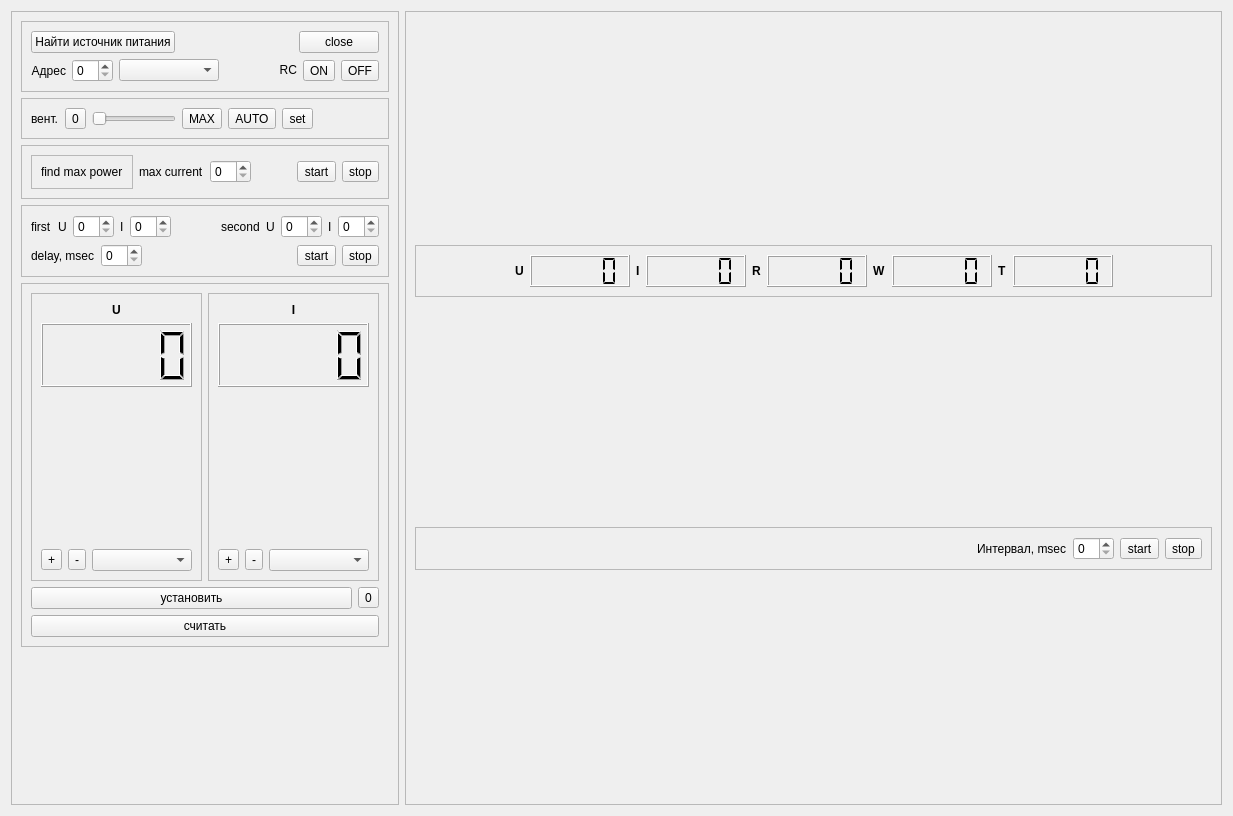
<?xml version="1.0" encoding="UTF-8"?>
<ui version="4.0">
 <class>B590</class>
 <widget class="QWidget" name="B590">
  <property name="geometry">
   <rect>
    <x>0</x>
    <y>0</y>
    <width>1233</width>
    <height>816</height>
   </rect>
  </property>
  <property name="sizePolicy">
   <sizepolicy hsizetype="Fixed" vsizetype="Fixed">
    <horstretch>0</horstretch>
    <verstretch>0</verstretch>
   </sizepolicy>
  </property>
  <property name="windowTitle">
   <string>Dialog</string>
  </property>
  <layout class="QVBoxLayout" name="verticalLayout_6">
   <item>
    <layout class="QHBoxLayout" name="horizontalLayout_17">
     <item>
      <widget class="QFrame" name="frame_2">
       <property name="sizePolicy">
        <sizepolicy hsizetype="Fixed" vsizetype="Preferred">
         <horstretch>0</horstretch>
         <verstretch>0</verstretch>
        </sizepolicy>
       </property>
       <property name="frameShape">
        <enum>QFrame::StyledPanel</enum>
       </property>
       <property name="frameShadow">
        <enum>QFrame::Raised</enum>
       </property>
       <layout class="QVBoxLayout" name="verticalLayout_13">
        <item>
         <widget class="QFrame" name="frame_4">
          <property name="frameShape">
           <enum>QFrame::StyledPanel</enum>
          </property>
          <property name="frameShadow">
           <enum>QFrame::Raised</enum>
          </property>
          <layout class="QVBoxLayout" name="verticalLayout_8">
           <item>
            <layout class="QHBoxLayout" name="horizontalLayout_9">
             <item>
              <widget class="QPushButton" name="bt_search_power_supply">
               <property name="text">
                <string>Найти источник питания</string>
               </property>
              </widget>
             </item>
             <item>
              <spacer name="horizontalSpacer_4">
               <property name="orientation">
                <enum>Qt::Horizontal</enum>
               </property>
               <property name="sizeHint" stdset="0">
                <size>
                 <width>40</width>
                 <height>20</height>
                </size>
               </property>
              </spacer>
             </item>
             <item>
              <widget class="QPushButton" name="btn_close_connect">
               <property name="text">
                <string>close</string>
               </property>
              </widget>
             </item>
            </layout>
           </item>
           <item>
            <layout class="QHBoxLayout" name="horizontalLayout_2">
             <item>
              <widget class="QLabel" name="label_4">
               <property name="text">
                <string>Адрес</string>
               </property>
               <property name="alignment">
                <set>Qt::AlignRight|Qt::AlignTrailing|Qt::AlignVCenter</set>
               </property>
              </widget>
             </item>
             <item>
              <widget class="QSpinBox" name="sb_address"/>
             </item>
             <item>
              <widget class="QComboBox" name="cb_state_powersupply">
               <property name="minimumSize">
                <size>
                 <width>100</width>
                 <height>0</height>
                </size>
               </property>
              </widget>
             </item>
             <item>
              <spacer name="horizontalSpacer_6">
               <property name="orientation">
                <enum>Qt::Horizontal</enum>
               </property>
               <property name="sizeHint" stdset="0">
                <size>
                 <width>40</width>
                 <height>20</height>
                </size>
               </property>
              </spacer>
             </item>
             <item>
              <widget class="QLabel" name="label_7">
               <property name="sizePolicy">
                <sizepolicy hsizetype="Fixed" vsizetype="Fixed">
                 <horstretch>0</horstretch>
                 <verstretch>0</verstretch>
                </sizepolicy>
               </property>
               <property name="text">
                <string>RC</string>
               </property>
               <property name="alignment">
                <set>Qt::AlignRight|Qt::AlignTrailing|Qt::AlignVCenter</set>
               </property>
              </widget>
             </item>
             <item>
              <widget class="QToolButton" name="btn_rc_on">
               <property name="text">
                <string>ON</string>
               </property>
              </widget>
             </item>
             <item>
              <widget class="QToolButton" name="btn_rc_off">
               <property name="text">
                <string>OFF</string>
               </property>
              </widget>
             </item>
            </layout>
           </item>
          </layout>
         </widget>
        </item>
        <item>
         <widget class="QFrame" name="frame_10">
          <property name="frameShape">
           <enum>QFrame::StyledPanel</enum>
          </property>
          <property name="frameShadow">
           <enum>QFrame::Raised</enum>
          </property>
          <layout class="QHBoxLayout" name="horizontalLayout_11">
           <item>
            <widget class="QLabel" name="label_5">
             <property name="text">
              <string>вент.</string>
             </property>
            </widget>
           </item>
           <item>
            <widget class="QToolButton" name="btn_vent_speed_0">
             <property name="text">
              <string>0</string>
             </property>
            </widget>
           </item>
           <item>
            <widget class="QSlider" name="sl_vent_speed">
             <property name="orientation">
              <enum>Qt::Horizontal</enum>
             </property>
            </widget>
           </item>
           <item>
            <widget class="QToolButton" name="btn_vent_speed_MAX">
             <property name="text">
              <string>MAX</string>
             </property>
            </widget>
           </item>
           <item>
            <widget class="QToolButton" name="btn_vent_speed_AUTO">
             <property name="text">
              <string>AUTO</string>
             </property>
            </widget>
           </item>
           <item>
            <widget class="QToolButton" name="btn_vent_speed">
             <property name="text">
              <string>set</string>
             </property>
            </widget>
           </item>
           <item>
            <spacer name="horizontalSpacer_8">
             <property name="orientation">
              <enum>Qt::Horizontal</enum>
             </property>
             <property name="sizeHint" stdset="0">
              <size>
               <width>40</width>
               <height>20</height>
              </size>
             </property>
            </spacer>
           </item>
          </layout>
         </widget>
        </item>
        <item>
         <widget class="QFrame" name="frame_5">
          <property name="frameShape">
           <enum>QFrame::StyledPanel</enum>
          </property>
          <property name="frameShadow">
           <enum>QFrame::Raised</enum>
          </property>
          <layout class="QHBoxLayout" name="horizontalLayout_10">
           <item>
            <widget class="QFrame" name="frame_12">
             <property name="frameShape">
              <enum>QFrame::StyledPanel</enum>
             </property>
             <property name="frameShadow">
              <enum>QFrame::Raised</enum>
             </property>
             <layout class="QHBoxLayout" name="horizontalLayout_16">
              <item>
               <widget class="QLabel" name="label_8">
                <property name="text">
                 <string>find max power</string>
                </property>
               </widget>
              </item>
             </layout>
            </widget>
           </item>
           <item>
            <widget class="QLabel" name="label_10">
             <property name="text">
              <string>max current</string>
             </property>
            </widget>
           </item>
           <item>
            <widget class="QSpinBox" name="sb_max_current"/>
           </item>
           <item>
            <spacer name="horizontalSpacer_2">
             <property name="orientation">
              <enum>Qt::Horizontal</enum>
             </property>
             <property name="sizeHint" stdset="0">
              <size>
               <width>40</width>
               <height>20</height>
              </size>
             </property>
            </spacer>
           </item>
           <item>
            <widget class="QToolButton" name="btn_find_start">
             <property name="text">
              <string>start</string>
             </property>
            </widget>
           </item>
           <item>
            <widget class="QToolButton" name="btn_find_stop">
             <property name="text">
              <string>stop</string>
             </property>
            </widget>
           </item>
          </layout>
         </widget>
        </item>
        <item>
         <widget class="QFrame" name="frame_8">
          <property name="frameShape">
           <enum>QFrame::StyledPanel</enum>
          </property>
          <property name="frameShadow">
           <enum>QFrame::Raised</enum>
          </property>
          <layout class="QVBoxLayout" name="verticalLayout_5">
           <item>
            <layout class="QHBoxLayout" name="horizontalLayout_14">
             <item>
              <widget class="QLabel" name="label_11">
               <property name="text">
                <string>first</string>
               </property>
              </widget>
             </item>
             <item>
              <widget class="QLabel" name="label_12">
               <property name="text">
                <string>U</string>
               </property>
              </widget>
             </item>
             <item>
              <widget class="QSpinBox" name="sb_first_U"/>
             </item>
             <item>
              <widget class="QLabel" name="label_13">
               <property name="text">
                <string>I</string>
               </property>
              </widget>
             </item>
             <item>
              <widget class="QSpinBox" name="sb_first_I"/>
             </item>
             <item>
              <spacer name="horizontalSpacer_3">
               <property name="orientation">
                <enum>Qt::Horizontal</enum>
               </property>
               <property name="sizeHint" stdset="0">
                <size>
                 <width>40</width>
                 <height>20</height>
                </size>
               </property>
              </spacer>
             </item>
             <item>
              <widget class="QLabel" name="label_14">
               <property name="text">
                <string>second</string>
               </property>
              </widget>
             </item>
             <item>
              <widget class="QLabel" name="label_15">
               <property name="text">
                <string>U</string>
               </property>
              </widget>
             </item>
             <item>
              <widget class="QSpinBox" name="sb_second_U"/>
             </item>
             <item>
              <widget class="QLabel" name="label_16">
               <property name="text">
                <string>I</string>
               </property>
              </widget>
             </item>
             <item>
              <widget class="QSpinBox" name="sb_second_I"/>
             </item>
            </layout>
           </item>
           <item>
            <layout class="QHBoxLayout" name="horizontalLayout_3">
             <item>
              <widget class="QLabel" name="label_18">
               <property name="text">
                <string>delay, msec</string>
               </property>
              </widget>
             </item>
             <item>
              <widget class="QSpinBox" name="sb_delay_msec"/>
             </item>
             <item>
              <spacer name="horizontalSpacer_5">
               <property name="orientation">
                <enum>Qt::Horizontal</enum>
               </property>
               <property name="sizeHint" stdset="0">
                <size>
                 <width>40</width>
                 <height>20</height>
                </size>
               </property>
              </spacer>
             </item>
             <item>
              <widget class="QToolButton" name="btn_test_start">
               <property name="text">
                <string>start</string>
               </property>
              </widget>
             </item>
             <item>
              <widget class="QToolButton" name="btn_test_stop">
               <property name="text">
                <string>stop</string>
               </property>
              </widget>
             </item>
            </layout>
           </item>
          </layout>
         </widget>
        </item>
        <item>
         <widget class="QFrame" name="frame_3">
          <property name="frameShape">
           <enum>QFrame::StyledPanel</enum>
          </property>
          <property name="frameShadow">
           <enum>QFrame::Raised</enum>
          </property>
          <layout class="QVBoxLayout" name="verticalLayout_7">
           <item>
            <layout class="QHBoxLayout" name="horizontalLayout">
             <item>
              <widget class="QFrame" name="frame_6">
               <property name="frameShape">
                <enum>QFrame::StyledPanel</enum>
               </property>
               <property name="frameShadow">
                <enum>QFrame::Raised</enum>
               </property>
               <layout class="QVBoxLayout" name="verticalLayout_9">
                <item>
                 <layout class="QVBoxLayout" name="verticalLayout_4">
                  <item>
                   <widget class="QLabel" name="label_2">
                    <property name="font">
                     <font>
                      <weight>75</weight>
                      <bold>true</bold>
                     </font>
                    </property>
                    <property name="text">
                     <string>U</string>
                    </property>
                    <property name="alignment">
                     <set>Qt::AlignCenter</set>
                    </property>
                   </widget>
                  </item>
                  <item>
                   <widget class="QLCDNumber" name="lcd_U">
                    <property name="minimumSize">
                     <size>
                      <width>0</width>
                      <height>64</height>
                     </size>
                    </property>
                   </widget>
                  </item>
                  <item>
                   <layout class="QHBoxLayout" name="horizontalLayout_5">
                    <item>
                     <widget class="QwtKnob" name="knob_U" native="true">
                      <property name="sizePolicy">
                       <sizepolicy hsizetype="Fixed" vsizetype="Fixed">
                        <horstretch>0</horstretch>
                        <verstretch>0</verstretch>
                       </sizepolicy>
                      </property>
                      <property name="minimumSize">
                       <size>
                        <width>150</width>
                        <height>150</height>
                       </size>
                      </property>
                     </widget>
                    </item>
                   </layout>
                  </item>
                  <item>
                   <layout class="QHBoxLayout" name="horizontalLayout_12">
                    <item>
                     <widget class="QToolButton" name="btn_inc_U">
                      <property name="text">
                       <string>+</string>
                      </property>
                      <property name="icon">
                       <iconset resource="../../../../image/image.qrc">
                        <normaloff>:/image/plus.png</normaloff>:/image/plus.png</iconset>
                      </property>
                     </widget>
                    </item>
                    <item>
                     <widget class="QToolButton" name="btn_dec_U">
                      <property name="text">
                       <string>-</string>
                      </property>
                      <property name="icon">
                       <iconset resource="../../../../image/image.qrc">
                        <normaloff>:/image/minus.png</normaloff>:/image/minus.png</iconset>
                      </property>
                     </widget>
                    </item>
                    <item>
                     <widget class="QComboBox" name="cb_U"/>
                    </item>
                   </layout>
                  </item>
                 </layout>
                </item>
               </layout>
              </widget>
             </item>
             <item>
              <widget class="QFrame" name="frame_7">
               <property name="frameShape">
                <enum>QFrame::StyledPanel</enum>
               </property>
               <property name="frameShadow">
                <enum>QFrame::Raised</enum>
               </property>
               <layout class="QVBoxLayout" name="verticalLayout_10">
                <item>
                 <layout class="QVBoxLayout" name="verticalLayout_3">
                  <item>
                   <widget class="QLabel" name="label_3">
                    <property name="font">
                     <font>
                      <weight>75</weight>
                      <bold>true</bold>
                     </font>
                    </property>
                    <property name="text">
                     <string>I</string>
                    </property>
                    <property name="alignment">
                     <set>Qt::AlignCenter</set>
                    </property>
                   </widget>
                  </item>
                  <item>
                   <widget class="QLCDNumber" name="lcd_I">
                    <property name="minimumSize">
                     <size>
                      <width>0</width>
                      <height>64</height>
                     </size>
                    </property>
                   </widget>
                  </item>
                  <item>
                   <layout class="QHBoxLayout" name="horizontalLayout_6">
                    <item>
                     <widget class="QwtKnob" name="knob_I" native="true">
                      <property name="sizePolicy">
                       <sizepolicy hsizetype="Fixed" vsizetype="Fixed">
                        <horstretch>0</horstretch>
                        <verstretch>0</verstretch>
                       </sizepolicy>
                      </property>
                      <property name="minimumSize">
                       <size>
                        <width>150</width>
                        <height>150</height>
                       </size>
                      </property>
                     </widget>
                    </item>
                   </layout>
                  </item>
                  <item>
                   <layout class="QHBoxLayout" name="horizontalLayout_13">
                    <item>
                     <widget class="QToolButton" name="btn_inc_I">
                      <property name="text">
                       <string>+</string>
                      </property>
                      <property name="icon">
                       <iconset resource="../../../../image/image.qrc">
                        <normaloff>:/image/plus.png</normaloff>:/image/plus.png</iconset>
                      </property>
                     </widget>
                    </item>
                    <item>
                     <widget class="QToolButton" name="btn_dec_I">
                      <property name="text">
                       <string>-</string>
                      </property>
                      <property name="icon">
                       <iconset resource="../../../../image/image.qrc">
                        <normaloff>:/image/minus.png</normaloff>:/image/minus.png</iconset>
                      </property>
                     </widget>
                    </item>
                    <item>
                     <widget class="QComboBox" name="cb_I"/>
                    </item>
                   </layout>
                  </item>
                 </layout>
                </item>
               </layout>
              </widget>
             </item>
            </layout>
           </item>
           <item>
            <layout class="QHBoxLayout" name="horizontalLayout_4">
             <item>
              <widget class="QPushButton" name="btn_set_UI">
               <property name="text">
                <string>установить</string>
               </property>
              </widget>
             </item>
             <item>
              <widget class="QToolButton" name="btn_0">
               <property name="text">
                <string>0</string>
               </property>
              </widget>
             </item>
            </layout>
           </item>
           <item>
            <widget class="QPushButton" name="btn_get_UI">
             <property name="text">
              <string>считать</string>
             </property>
            </widget>
           </item>
          </layout>
         </widget>
        </item>
        <item>
         <spacer name="verticalSpacer">
          <property name="orientation">
           <enum>Qt::Vertical</enum>
          </property>
          <property name="sizeHint" stdset="0">
           <size>
            <width>20</width>
            <height>40</height>
           </size>
          </property>
         </spacer>
        </item>
       </layout>
      </widget>
     </item>
     <item>
      <widget class="QFrame" name="frame_9">
       <property name="frameShape">
        <enum>QFrame::StyledPanel</enum>
       </property>
       <property name="frameShadow">
        <enum>QFrame::Raised</enum>
       </property>
       <layout class="QVBoxLayout" name="verticalLayout_2">
        <item>
         <widget class="QFrame" name="frame_11">
          <property name="sizePolicy">
           <sizepolicy hsizetype="Preferred" vsizetype="Fixed">
            <horstretch>0</horstretch>
            <verstretch>0</verstretch>
           </sizepolicy>
          </property>
          <property name="frameShape">
           <enum>QFrame::StyledPanel</enum>
          </property>
          <property name="frameShadow">
           <enum>QFrame::Raised</enum>
          </property>
          <layout class="QHBoxLayout" name="horizontalLayout_8">
           <item>
            <spacer name="horizontalSpacer_7">
             <property name="orientation">
              <enum>Qt::Horizontal</enum>
             </property>
             <property name="sizeHint" stdset="0">
              <size>
               <width>40</width>
               <height>20</height>
              </size>
             </property>
            </spacer>
           </item>
           <item>
            <widget class="QLabel" name="label_19">
             <property name="font">
              <font>
               <weight>75</weight>
               <bold>true</bold>
              </font>
             </property>
             <property name="text">
              <string>U</string>
             </property>
            </widget>
           </item>
           <item>
            <widget class="QLCDNumber" name="lcd_U_in">
             <property name="minimumSize">
              <size>
               <width>100</width>
               <height>32</height>
              </size>
             </property>
             <property name="segmentStyle">
              <enum>QLCDNumber::Flat</enum>
             </property>
            </widget>
           </item>
           <item>
            <widget class="QLabel" name="label_20">
             <property name="font">
              <font>
               <weight>75</weight>
               <bold>true</bold>
              </font>
             </property>
             <property name="text">
              <string>I</string>
             </property>
            </widget>
           </item>
           <item>
            <widget class="QLCDNumber" name="lcd_I_in">
             <property name="minimumSize">
              <size>
               <width>100</width>
               <height>32</height>
              </size>
             </property>
             <property name="segmentStyle">
              <enum>QLCDNumber::Flat</enum>
             </property>
            </widget>
           </item>
           <item>
            <widget class="QLabel" name="label_21">
             <property name="font">
              <font>
               <weight>75</weight>
               <bold>true</bold>
              </font>
             </property>
             <property name="text">
              <string>R</string>
             </property>
            </widget>
           </item>
           <item>
            <widget class="QLCDNumber" name="lcd_R_in">
             <property name="minimumSize">
              <size>
               <width>100</width>
               <height>32</height>
              </size>
             </property>
             <property name="segmentStyle">
              <enum>QLCDNumber::Flat</enum>
             </property>
            </widget>
           </item>
           <item>
            <widget class="QLabel" name="label_22">
             <property name="font">
              <font>
               <weight>75</weight>
               <bold>true</bold>
              </font>
             </property>
             <property name="text">
              <string>W</string>
             </property>
            </widget>
           </item>
           <item>
            <widget class="QLCDNumber" name="lcd_W_in">
             <property name="minimumSize">
              <size>
               <width>100</width>
               <height>32</height>
              </size>
             </property>
             <property name="segmentStyle">
              <enum>QLCDNumber::Flat</enum>
             </property>
            </widget>
           </item>
           <item>
            <widget class="QLabel" name="label_23">
             <property name="font">
              <font>
               <weight>75</weight>
               <bold>true</bold>
              </font>
             </property>
             <property name="text">
              <string>T</string>
             </property>
            </widget>
           </item>
           <item>
            <widget class="QLCDNumber" name="lcd_temp">
             <property name="minimumSize">
              <size>
               <width>100</width>
               <height>32</height>
              </size>
             </property>
             <property name="segmentStyle">
              <enum>QLCDNumber::Flat</enum>
             </property>
            </widget>
           </item>
           <item>
            <spacer name="horizontalSpacer_9">
             <property name="orientation">
              <enum>Qt::Horizontal</enum>
             </property>
             <property name="sizeHint" stdset="0">
              <size>
               <width>40</width>
               <height>20</height>
              </size>
             </property>
            </spacer>
           </item>
          </layout>
         </widget>
        </item>
        <item>
         <widget class="QFrame" name="frame">
          <property name="sizePolicy">
           <sizepolicy hsizetype="Preferred" vsizetype="Fixed">
            <horstretch>0</horstretch>
            <verstretch>0</verstretch>
           </sizepolicy>
          </property>
          <property name="frameShape">
           <enum>QFrame::StyledPanel</enum>
          </property>
          <property name="frameShadow">
           <enum>QFrame::Raised</enum>
          </property>
          <layout class="QVBoxLayout" name="verticalLayout">
           <item>
            <layout class="QHBoxLayout" name="horizontalLayout_7">
             <item>
              <spacer name="horizontalSpacer">
               <property name="orientation">
                <enum>Qt::Horizontal</enum>
               </property>
               <property name="sizeHint" stdset="0">
                <size>
                 <width>40</width>
                 <height>20</height>
                </size>
               </property>
              </spacer>
             </item>
             <item>
              <widget class="QLabel" name="label_6">
               <property name="text">
                <string>Интервал, msec</string>
               </property>
              </widget>
             </item>
             <item>
              <widget class="QSpinBox" name="sb_interval"/>
             </item>
             <item>
              <widget class="QToolButton" name="btn_start">
               <property name="toolTip">
                <string>Start</string>
               </property>
               <property name="text">
                <string>start</string>
               </property>
              </widget>
             </item>
             <item>
              <widget class="QToolButton" name="btn_stop">
               <property name="toolTip">
                <string>Stop</string>
               </property>
               <property name="text">
                <string>stop</string>
               </property>
              </widget>
             </item>
            </layout>
           </item>
          </layout>
         </widget>
        </item>
        <item>
         <layout class="QHBoxLayout" name="grapher_layout"/>
        </item>
       </layout>
      </widget>
     </item>
    </layout>
   </item>
  </layout>
 </widget>
 <customwidgets>
  <customwidget>
   <class>QwtKnob</class>
   <extends>QWidget</extends>
   <header>qwt_knob.h</header>
  </customwidget>
 </customwidgets>
 <resources>
  <include location="../../../../image/image.qrc"/>
 </resources>
 <connections/>
</ui>
